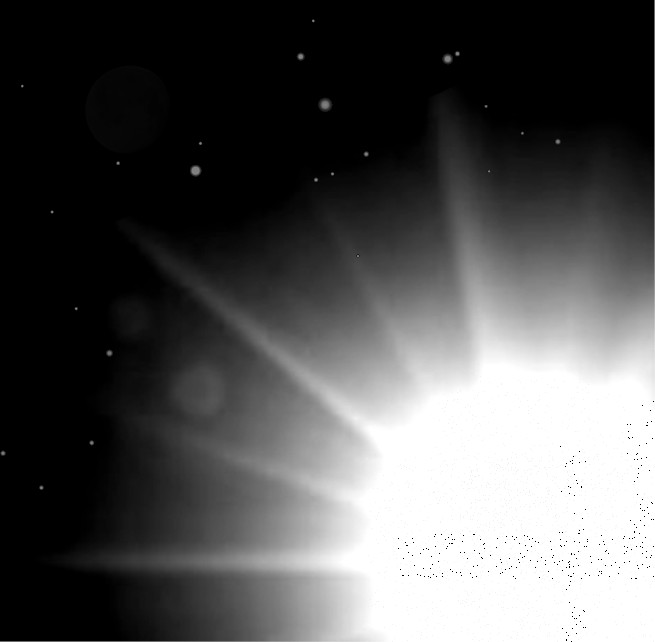
#> input picture DIP_COM_Assignment-3/moon.jpg, 655 x 642 px
$ jupyter execute 'Part3 - Histogram Equalization.ipynb'
#> lines starting #> are read from the running program, lines starting #| are printed output that depends on the picture
# Digital Image Processing
## Third Computer Assignment
### Amirhosein Najafi (I)
### Student ID : 40112894
### Professor : Dr. Abrishami (II)

#### I : a.najafi@email.kntu.ac.ir
#### II : moghadam@eetd.kntu.ac.ir

<hr>

### 3. Histogram Equalization

#### a. Histogram Equalization Techniques

**Histogram Equalization (HE)**: HE enhances overall image contrast by adjusting the global pixel intensity distribution. It spreads out frequent pixel values, resulting in improved contrast.

<br>

**Adaptive Histogram Equalization (AHE)**: AHE operates locally on small regions (tiles) within the image. It adapts the contrast to specific areas, making it effective for uneven lighting or localized variations .

#### b. Load and Display Image

[cell 1]
import cv2
import matplotlib.pyplot as plt
import numpy as np
from skimage import exposure

[cell 2]
img = cv2.imread('moon.jpg', cv2.IMREAD_GRAYSCALE)
#> img is the input picture: shape (642, 655); min 0, max 255, mean 84.7
plt.imshow(img, cmap='gray', vmin=0, vmax=255)
plt.show()

[cell 3]
histogram = cv2.calcHist([img], [0], None, [256], [0, 256])
#> histogram = 256 values, max 147312 at index 0, min 330 at index 221, mean 1642.6
plt.plot(histogram)
plt.show()
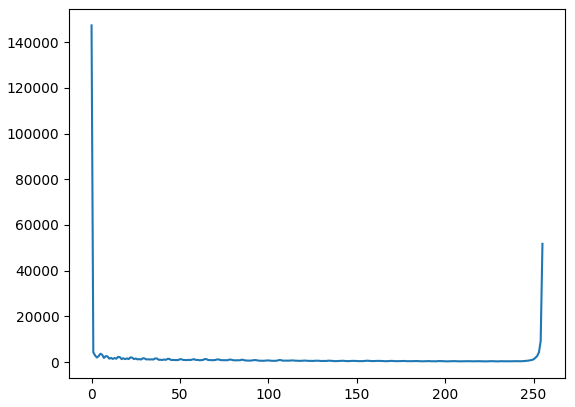
#> figure drawn by matplotlib, 1 panel; curve peaks at x = 0, y = 147312

#### c. Simple Histogram Equalization

[cell 4]
img_eq = exposure.equalize_hist(img)
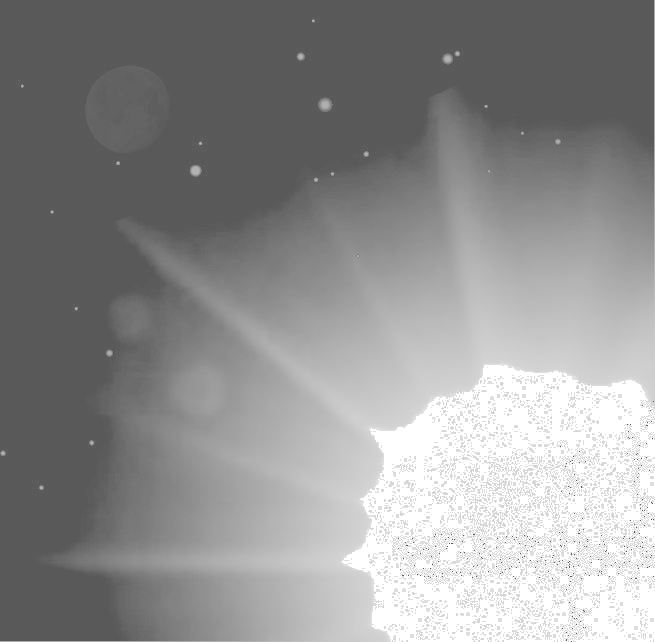
#> img_eq: shape (642, 655) float64; min 0.35, max 1, mean 0.57

plt.imshow(img_eq, cmap='gray')
plt.show()

#### d. Adaptive Histogram Equalization

[cell 5]
clahe = cv2.createCLAHE(clipLimit=30, tileGridSize=(7, 7))

output_img = clahe.apply(img)
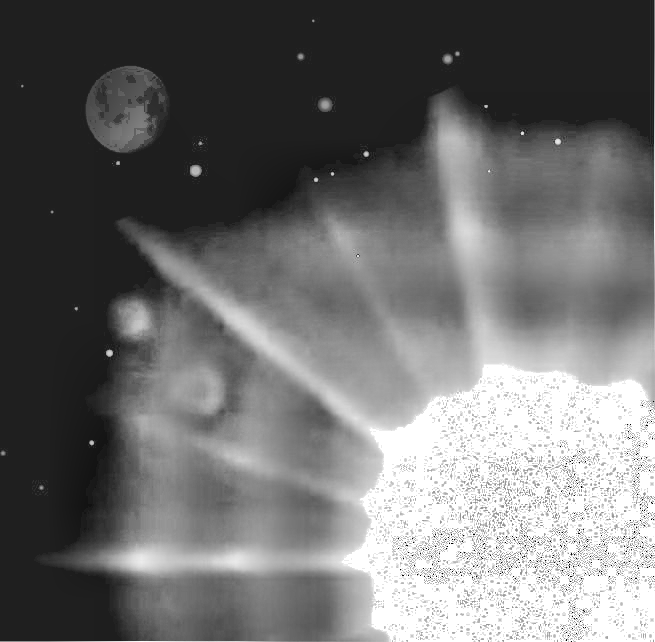
#> output_img: shape (642, 655); min 1, max 255, mean 110.9

plt.imshow(output_img, cmap='gray')
plt.show()
